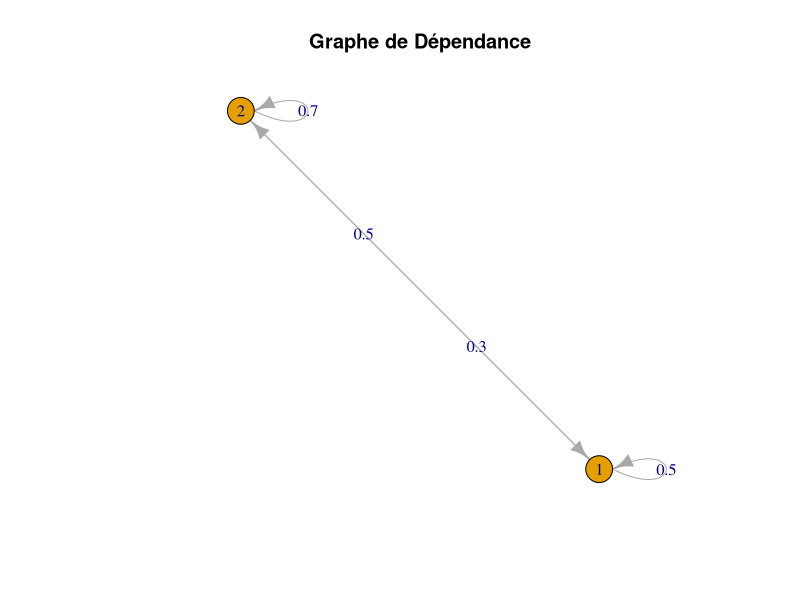

Reproduce this figure in R. (Note: this script raises an error after producing the figure.)
# Installer le package 'igraph' si ce n'est pas déjà fait
# install.packages("igraph")

library(igraph)

# Fonction pour initialiser la matrice de transition
initMarkovChain <- function() {
  matrix(c(0.5, 0.5, 0.3, 0.7), nrow = 2, byrow = TRUE)
}

# Fonction pour afficher la matrice de transition
displayTransitionMatrix <- function(matrix) {
  cat("Matrice de transition :\n")
  print(matrix)
}

# Fonction pour afficher le graphe de dépendance
displayDependencyGraph <- function(matrix) {
  cat("Graphe de dépendance :\n")
  graph <- graph_from_adjacency_matrix(matrix, mode = "directed", weighted = TRUE)
  plot(graph, edge.label = matrix, main = "Graphe de Dépendance")
}

# Fonction pour vérifier l'existence de la limite
hasLimit <- function(matrix) {
  # Vérifier si la somme des éléments de chaque colonne est égale à 1
  column_sums <- colSums(matrix)
  all.equal(column_sums, rep(1, ncol(matrix)))
}

# Fonction pour calculer la distribution stationnaire
stationaryDistribution <- function(matrix) {
  cat("Calcul de la distribution stationnaire :\n")

  # Initialiser la distribution initiale (uniforme)
  initial_distribution <- rep(1 / ncol(matrix), ncol(matrix))

  # Appliquer les règles de la chaîne de Markov homogène pour la limite
  for (iter in 1:1000) {  # Nombre arbitraire d'itérations
    initial_distribution <- initial_distribution %*% matrix
  }

  # Afficher la distribution stationnaire
  cat("Distribution stationnaire :", initial_distribution, "\n")
}

# Fonction principale
main <- function() {
  transitionMatrix <- initMarkovChain()

  displayTransitionMatrix(transitionMatrix)
  displayDependencyGraph(transitionMatrix)

  if (hasLimit(transitionMatrix)) {
    cat("La chaîne de Markov a une limite.\n")
    stationaryDistribution(transitionMatrix)
  } else {
    cat("La chaîne de Markov n'a pas de limite.\n")
  }
}

# Exécuter le programme principal
main()
